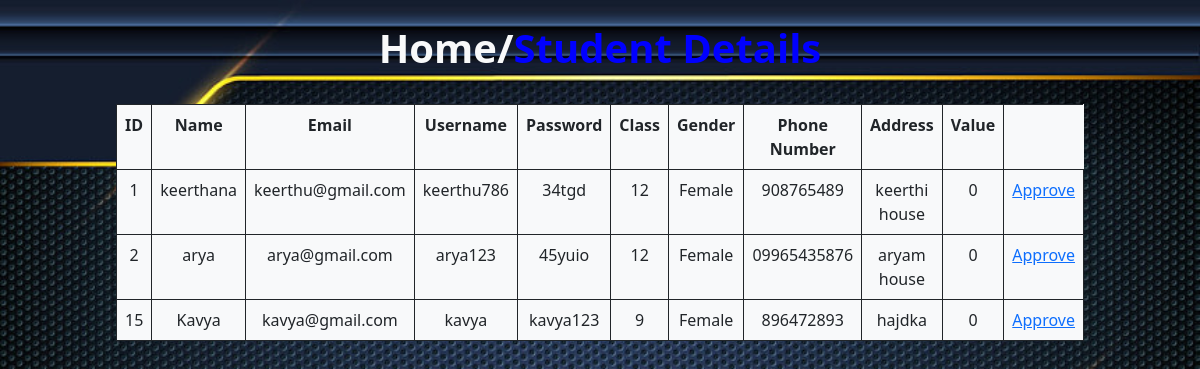
Page /studview on the earlier database version.
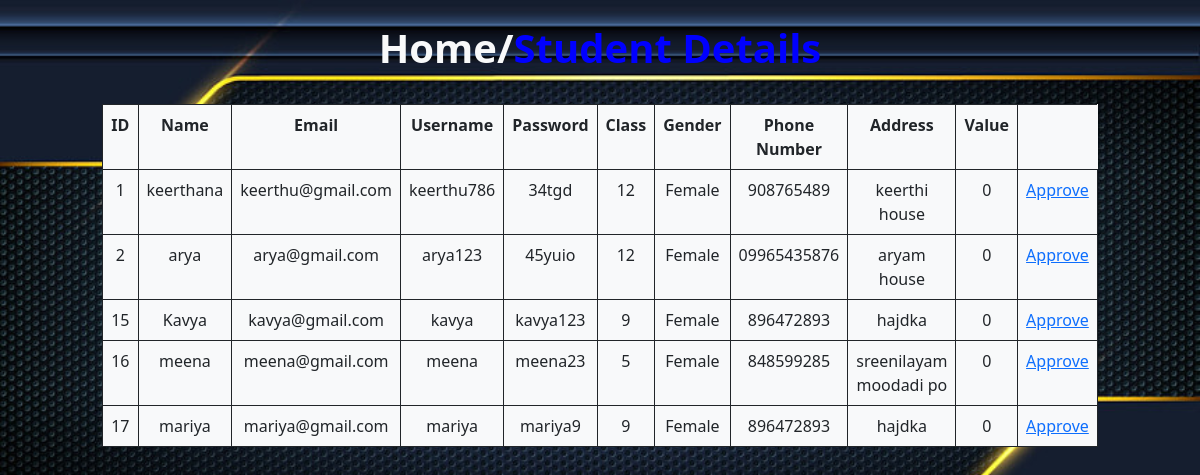
Same page on the later database version.
### school_app/models.py (models this page shows)
class Student(models.Model):
    Name=models.CharField(max_length=20)
    Email=models.EmailField(max_length=20)
    GENDER_CHOICES= (
        ('M', 'Male'),
        ('F', 'Female'),
        )
    Gender = models.CharField(max_length=1, choices=GENDER_CHOICES)
    Address=models.CharField(max_length=50)
    Phone_no=models.CharField(max_length=12)
    user_type=models.CharField(max_length=10)
    value=models.IntegerField(max_length=1)
    Username=models.CharField(max_length=12,default='student')
    Password=models.CharField(max_length=8,default=788904)
    cls=models.CharField(max_length=5,default=0)

### school_app/views.py (the view)
# urls.py: path('studview',views.studentview,name='studview'),
def studentview(request):
    a=Student.objects.filter(value=0)
    return render(request,'approve_students.html',{'a1':a})

### school_app/templates/approve_students.html (shortened to what this page needs)
<!DOCTYPE html>
<html lang="en">
<head>
    <link href="https://cdn.jsdelivr.net/npm/bootstrap@5.0.2/dist/css/bootstrap.min.css" rel="stylesheet"
>
</head>
<body>
    <br>
    <h1><a href="adminhome" class="text-light text-decoration-none">Home/</a>Student Details</h1><br>
    <div>
        <table class="table  table-bordered w-75 bg-light h-100 border-dark ">
            <tr>
                <th>ID</th>
                <th>Name</th>
                <th>Email</th>
                <th>Username</th>
                <th>Password</th>
                <th>Class</th>
                <th>Gender</th>
                <th>Phone Number</th>
                <th>Address</th>
                <th>Value</th>
            </tr>
            {% for i in a1 %}
            <tr>
                <td>{{i.id}}</td>
                <td>{{i.Name}}</td>
                <td>{{i.Email}}</td>
                <td>{{i.Username}}</td>
                <td>{{i.Password}}</td>
                <td>{{i.cls}}</td>
                <td>{{i.Gender}}</td>
                <td>{{i.Phone_no}}</td>
                <td>{{i.Address}}</td>
                <td>{{i.value}}</td>
                <td><a href="approve/{{i.id}}">Approve</a></td>
            </tr>
            {% endfor %}
        </table>
    </div>
</body>
</html>

Differences in the rows shown:
added Student: id "16", Name "meena", Email "meena@gmail.com", Username "meena", Password "meena23", cls "5", Gender "Female", Phone_no "848599285", Address "sreenilayam moodadi po", value "0"
added Student: id "17", Name "mariya", Email "mariya@gmail.com", Username "mariya", Password "mariya9", cls "9", Gender "Female", Phone_no "896472893", Address "hajdka", value "0"
